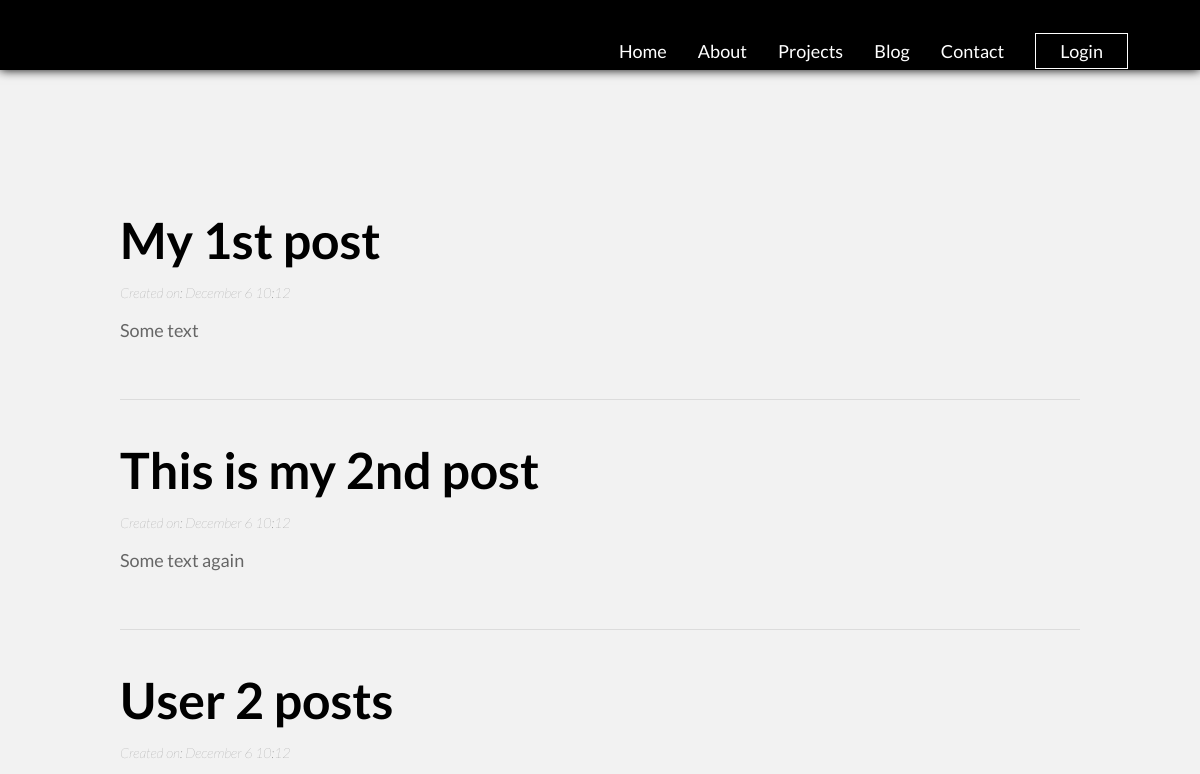
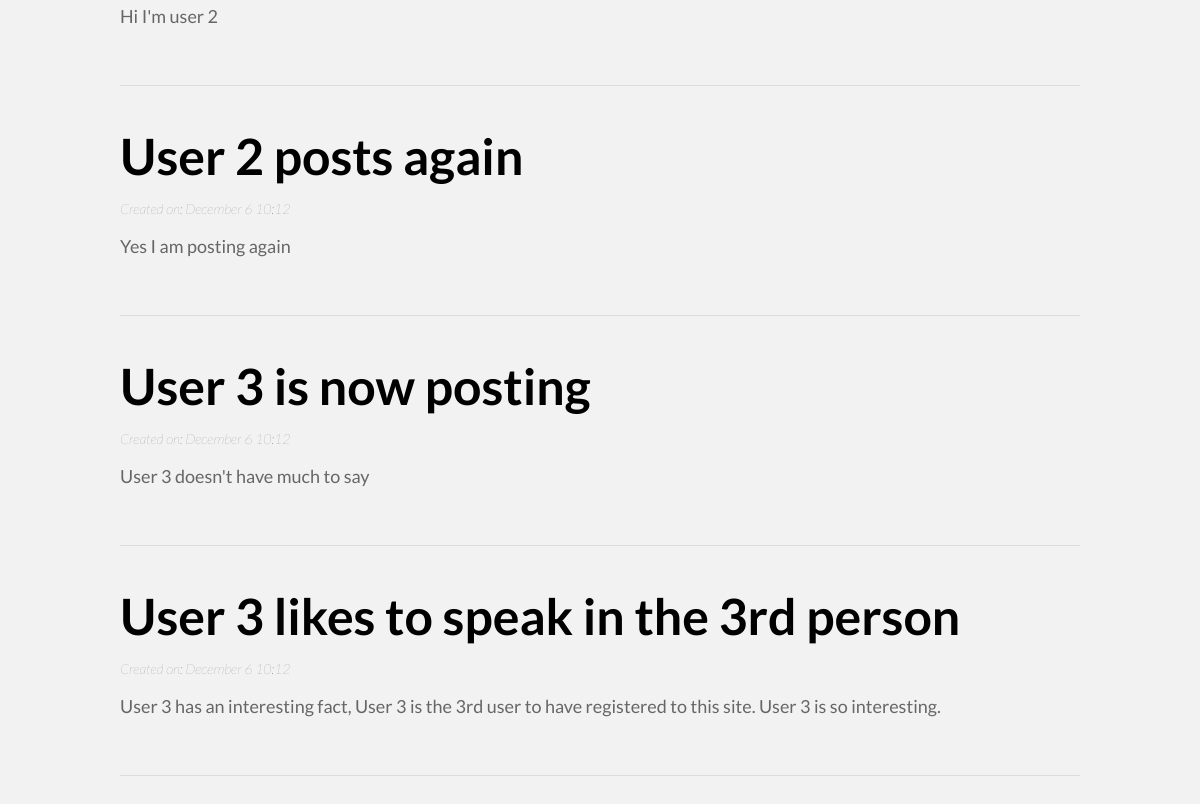
Page /posts on the earlier database version (2 pictures, top to bottom).
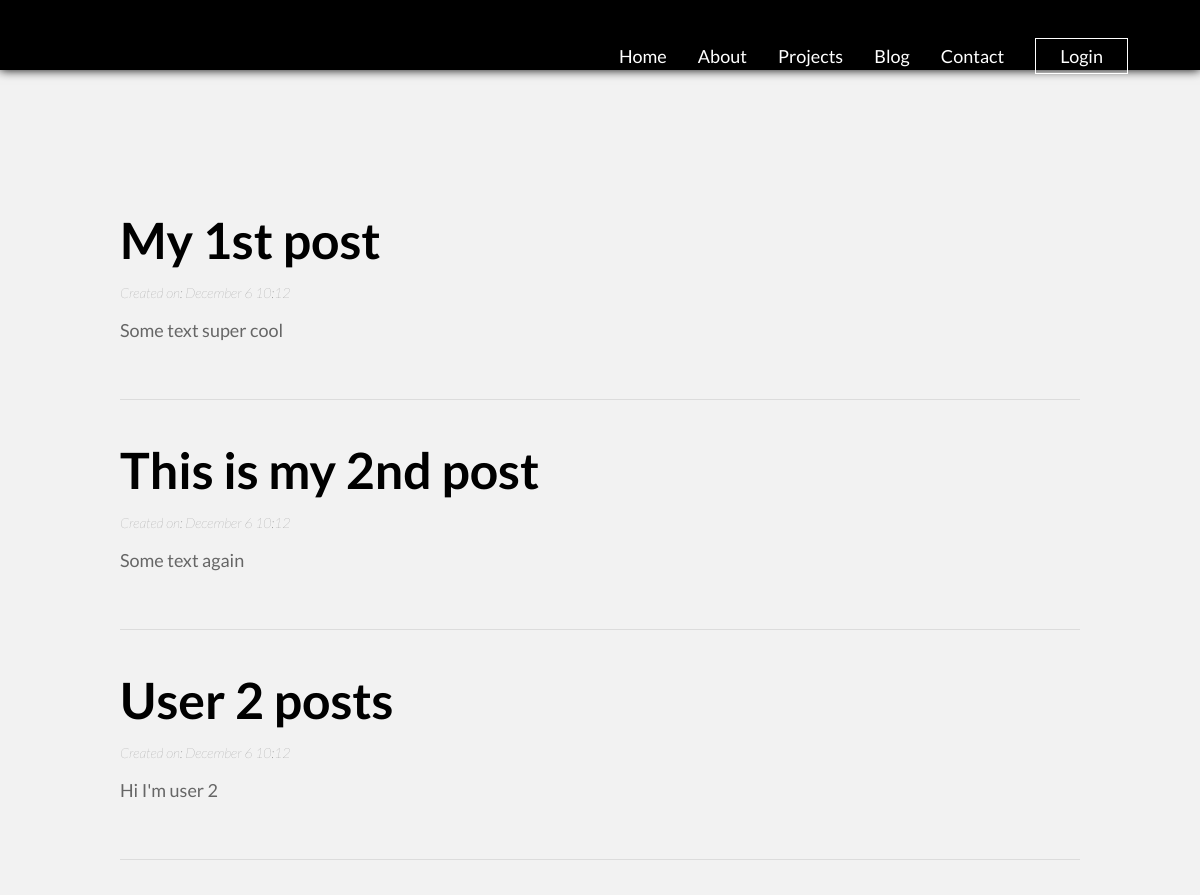
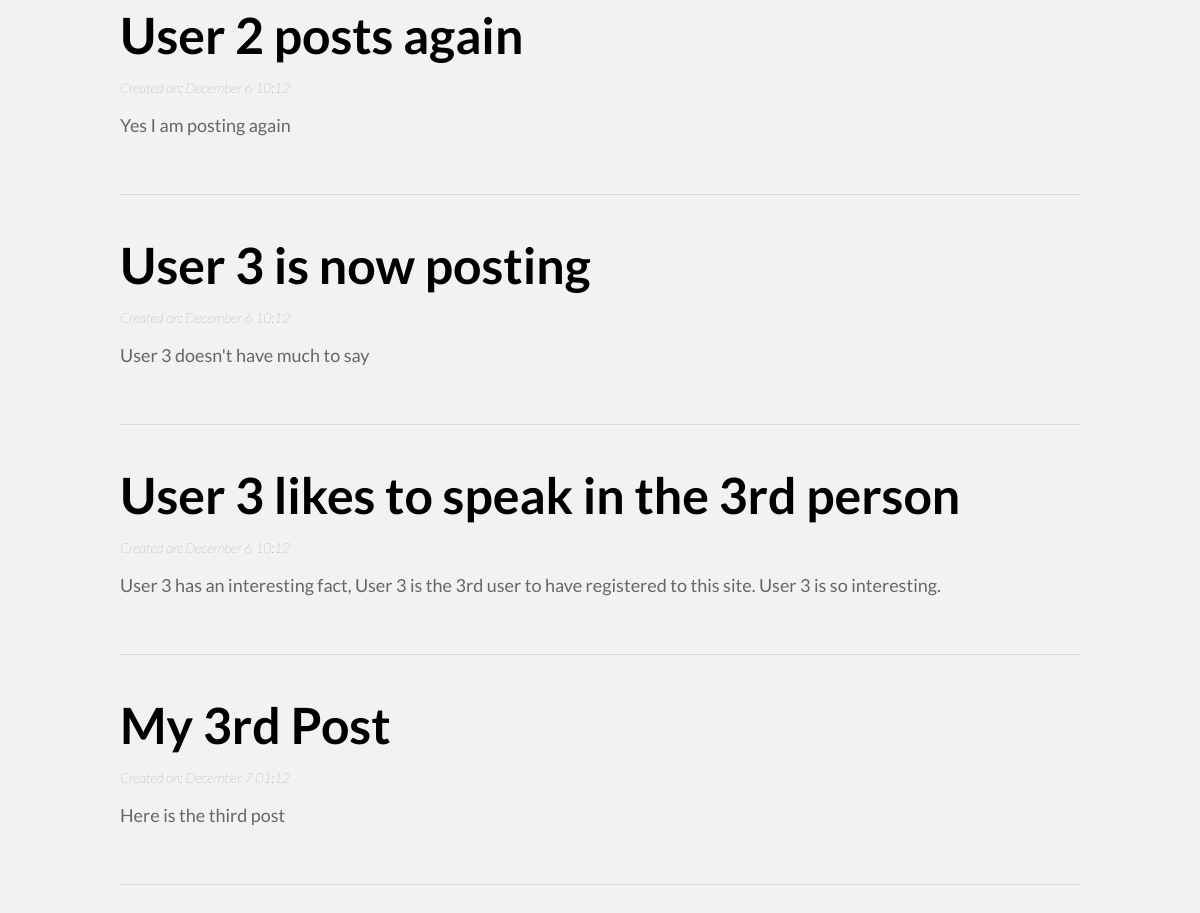
Same page on the later database version (2 pictures, top to bottom).
### tables this page shows
CREATE TABLE `posts` (
  `id` int(11) NOT NULL,
  `user_id` int(11) NOT NULL,
  `title` varchar(255) NOT NULL,
  `body` text NOT NULL,
  `created_at` datetime NOT NULL DEFAULT current_timestamp()
);

### app/controllers/Posts.php (called while the page is built, shortened)
<?php
class Posts extends Controller
{
    public function __construct()
    {
        $this->postModel = $this->model('Post');
    }
    public function index()
    {
        $posts = $this->postModel->findAllPosts();
        $data = [
            'posts' => $posts,
        ];
        $this->view('posts/index', $data);
    }
}

### app/libraries/Core.php (called while the page is built, shortened)
<?php
class Core
{
  protected $currentMethod = 'index';
  public function __construct()
  {
    $url = $this->getUrl();
    if (isset($url)) {
      if (file_exists('../app/controllers/' . ucwords($url[0]) . '.php')) {
        unset($url[0]);
      }
    }
    $this->currentController = new $this->currentController;
    $this->params = $url ? array_values($url) : [];
    call_user_func_array([$this->currentController, $this->currentMethod], $this->params);
  }
  public function getUrl()
  {
    if (isset($_GET['url'])) {
      $url = rtrim($_GET['url'], '/');
      $url = filter_var($url, FILTER_SANITIZE_URL);
      $url = explode('/', $url);
      return $url;
    }
  }
}

### app/require.php (called while the page is built, shortened)
<?php
    require_once 'libraries/Core.php';
    require_once 'libraries/Database.php';
    $init = new Core();

### public/index.php (called while the page is built)
<?php
    require_once '../app/require.php';

### app/libraries/Database.php (called while the page is built, shortened)
<?php
    class Database {
        private $dbHost = DB_HOST;
        private $dbUser = DB_USER;
        private $dbPass = DB_PASS;
        private $dbName = DB_NAME;
        private $statement;
        private $dbHandler;
        public function __construct() {
            $conn = 'mysql:host=' . $this->dbHost . ';dbname=' . $this->dbName;
            $options = array(
                PDO::ATTR_PERSISTENT => true,
                PDO::ATTR_ERRMODE => PDO::ERRMODE_EXCEPTION
            );
            try {
                $this->dbHandler = new PDO($conn, $this->dbUser, $this->dbPass, $options);
            } catch (PDOException $e) {
                $this->error = $e->getMessage();
                echo $this->error;
            }
        }
        public function query($sql) {
            $this->statement = $this->dbHandler->prepare($sql);
        }
        public function execute() {
            return $this->statement->execute();
        }
        public function resultSet() {
            $this->execute();
            return $this->statement->fetchAll(PDO::FETCH_OBJ);
        }
    }

### app/models/Post.php (called while the page is built, shortened)
<?php
class Post
{
    private $db;
    public function __construct()
    {
        $this->db = new Database;
    }
    public function findAllPosts()
    {
        $this->db->query('SELECT * FROM posts ORDER By created_at ASC');
        $results = $this->db->resultSet();
        return $results;
    }
}

### app/views/posts/index.php (the view, shortened to what this page needs)
<?php
require APPROOT . '/views/includes/head.php';
?>
<div class="navbar dark">
    <?php
    require APPROOT . '/views/includes/navigation.php';
    ?>
</div>
<div class="container">
    <?php foreach ($data['posts'] as $post) : ?>
        <div class="container-item">
            <h2>
                <?php echo $post->title; ?>
            </h2>
            <h3>
                <?php echo 'Created on: ' . date('F j h:m', strtotime($post->created_at)) ?>
            </h3>
            <p>
                <?php echo $post->body ?>
            </p>
        </div>
    <?php endforeach; ?>
</div>

Differences in the rows shown:
changed posts "My 1st post": body "Some text" → "Some text super cool"
added posts: title "My 3rd Post", created_at "December 7 01:12", body "Here is the third post"
